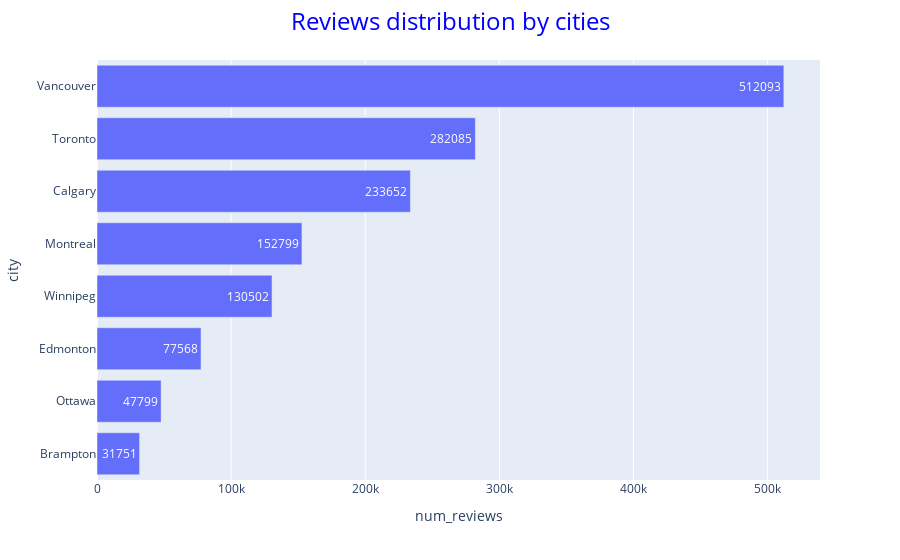

Notebook cell for this chart:
### Markdown cell above
#### 3. Reviews distribution by cities:

### Code cell
reviews_city = df.groupby(['city'], as_index= False)['num_reviews'].sum().sort_values('num_reviews', ascending =True)
# plotting the bar chart
fig = px.bar(reviews_city, x="num_reviews", y="city" ,text_auto=True, text='num_reviews') 
fig.update_traces(texttemplate="%{text:.0f}")
fig.update_layout(
    title={
        'text': 'Reviews distribution by cities',
        'font': {'size': 24, 'color': 'blue'},
        'x': 0.5, # Centers the title (0.5 is the center of the plot area)
        'xanchor': 'center'
    }
)
# showing the plot
fig.show()

### Figure 1 — Plotly figure (JSON) as saved in the notebook; plotly's stock layout.template omitted (floating-point values rounded to 4 significant figures)
{"data": [{"hovertemplate": "num_reviews=%{text}<br>city=%{y}<extra></extra>", "legendgroup": "", "marker": {"color": "#636efa", "pattern": {"shape": ""}}, "name": "", "orientation": "h", "showlegend": false, "text": [31750.0, 47800.0, 77570.0, 130500.0, 152800.0, 233700.0, 282100.0, 512100.0], "textposition": "auto", "texttemplate": "%{text:.0f}", "type": "bar", "x": [31750.0, 47800.0, 77570.0, 130500.0, 152800.0, 233700.0, 282100.0, 512100.0], "xaxis": "x", "y": ["Brampton", "Ottawa", "Edmonton", "Winnipeg", "Montreal", "Calgary", "Toronto", "Vancouver"], "yaxis": "y"}], "layout": {"barmode": "relative", "legend": {"tracegroupgap": 0}, "margin": {"t": 60}, "title": {"font": {"color": "blue", "size": 24}, "text": "Reviews distribution by cities", "x": 0.5, "xanchor": "center"}, "xaxis": {"anchor": "y", "domain": [0, 1], "title": {"text": "num_reviews"}}, "yaxis": {"anchor": "x", "domain": [0, 1], "title": {"text": "city"}}}}
